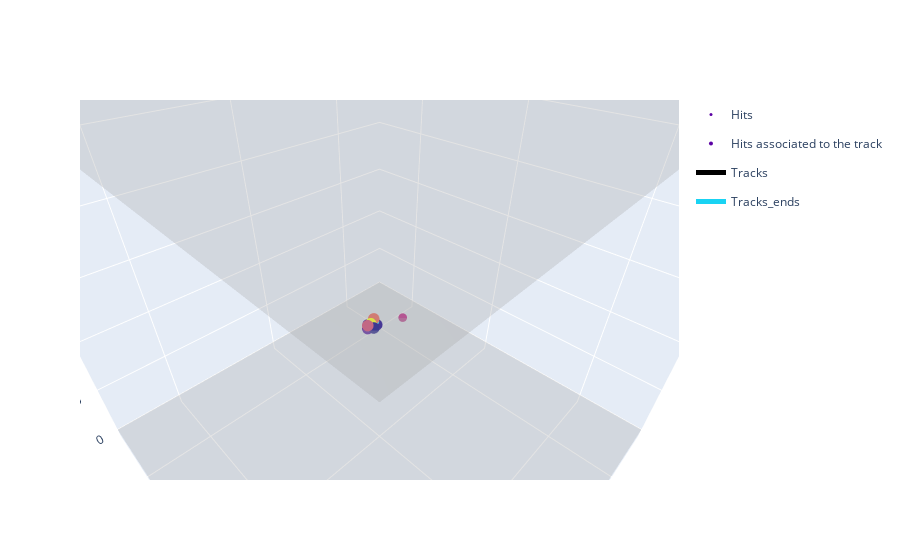

The cell this chart's notebook holds for it:
### Code cell
i_ev = 84

fig = go.Figure()

pos = np.array(list(geom.values())) / 10.

xmin = pos[:, 0].min()
xmax = pos[:, 0].max()
        
ymin = pos[:, 1].min()
ymax = pos[:, 1].max()
       
# -----------------------------------------------------------------------------
# Draw anode planes
# -----------------------------------------------------------------------------
fig.add_traces(draw_anode_cathode_planes(
    geom,
    showscale=False,
    opacity=0.3,
    colorscale='Greys',
))

# -----------------------------------------------------------------------------
# Plot hits in event
# -----------------------------------------------------------------------------

hits_ev = dereference(i_ev, ref=f['charge/events/ref/charge/hits/ref'], region=f['charge/events/ref/charge/hits/ref_region'], data=f['charge/hits/data'])
t0 = min(hits_ev['ts'][0])
traces_hits_ev = []
traces_hits_ev.append(plot_hits_reco3d(
    hits_ev, 
    vdrift = vdrift, 
    t0 = t0,
    showlegend=True,
    legendgroup='Hits',
    mode='markers',
    marker_size=3.))
traces_hits_ev[0].update(showlegend=True, name='Hits')
fig.add_traces(traces_hits_ev)

# -----------------------------------------------------------------------------
# Plot track in event
# -----------------------------------------------------------------------------

tracks_ev = dereference(i_ev, ref=f['charge/events/ref/combined/tracklets/ref'], region=f['charge/events/ref/combined/tracklets/ref_region'], data=f['combined/tracklets/data'])
trk_pool = tracks_ev['id'][0]

traces_tracks_ev = []
traces_tracks_ends_ev = []
traces_hits_trk = []

for trk_id in trk_pool:
    print(trk_id)
    if np.ma.is_masked(trk_id):
        print("no valid tracks")
        continue
        
    ###############
    # Plot track segments
    ###############
    mask = tracks_ev['id'] == trk_id
    this_trk = tracks_ev[mask]

    traces_tracks_ev.append(plot_track_reco3d(
        this_trk, 
        showlegend=True,
        legendgroup='Tracks',
        marker_size=3.,
        line_width = 5.
    ))
    
    ###############
    # Plot track ends
    ###############
    track_start = this_trk['start']
    track_end = this_trk['end']

    traces_tracks_ends_ev.append(plot_track_ends(
        track_start,
        track_end,
        showlegend=True,
        legendgroup='Track_ends',
        marker_size=3.,
        line_width = 5.
    ))
    
    ###############
    # Plot hits in track
    ###############
    hits_trk = dereference(trk_id, ref=f['combined/tracklets/ref/charge/hits/ref'], region=f['combined/tracklets/ref/charge/hits/ref_region'], data=f['charge/hits/data'])

    traces_hits_trk.append(plot_hits_reco3d(
        hits_trk, 
        vdrift = vdrift, 
        t0 = t0,
        showlegend=True,
        legendgroup='Hits associated to the track',
        mode='markers',
        marker_size=4.))

if len(traces_hits_trk) > 0:
    traces_hits_trk[0].update(showlegend=True, name='Hits associated to the track')
    fig.add_traces(traces_hits_trk)

if len(traces_tracks_ev) > 0:
    traces_tracks_ev[0].update(showlegend=True, name='Tracks')
    fig.add_traces(traces_tracks_ev)

if len(traces_tracks_ends_ev) > 0:
    traces_tracks_ends_ev[0].update(showlegend=True, name='Tracks_ends')
    fig.add_traces(traces_tracks_ends_ev)


fig.update_layout(
    scene = dict(
        xaxis = dict(nticks=4, range=[xmin,xmax],),
        yaxis = dict(nticks=4, range=[ymin,ymax],)
    ))

fig.show()

### Figure 1 — Plotly figure (JSON) as saved in the notebook; plotly's stock layout.template omitted (floating-point values rounded to 4 significant figures)
{"data": [{"colorscale": [[0, "rgb(255,255,255)"], [0.125, "rgb(240,240,240)"], [0.25, "rgb(217,217,217)"], [0.375, "rgb(189,189,189)"], [0.5, "rgb(150,150,150)"], [0.625, "rgb(115,115,115)"], [0.75, "rgb(82,82,82)"], [0.875, "rgb(37,37,37)"], [1, "rgb(0, 0, 0)"]], "opacity": 0.3, "showscale": false, "type": "surface", "x": [-15.3, 15.3], "y": [-15.3, 15.3], "z": [[0, 0], [0, 0]]}, {"colorscale": [[0, "rgb(255,255,255)"], [0.125, "rgb(240,240,240)"], [0.25, "rgb(217,217,217)"], [0.375, "rgb(189,189,189)"], [0.5, "rgb(150,150,150)"], [0.625, "rgb(115,115,115)"], [0.75, "rgb(82,82,82)"], [0.875, "rgb(37,37,37)"], [1, "rgb(0, 0, 0)"]], "opacity": 0.3, "showscale": false, "type": "surface", "x": [-15.3, 15.3], "y": [-15.3, 15.3], "z": [[30, 30], [30, 30]]}, {"legendgroup": "Hits", "marker": {"color": [59.48, 107.7, 35.13, 49.4, 64.86, 28.89, 34.69, 123.0, 129.0, 212.0, 141.2], "size": 3}, "mode": "markers", "name": "Hits", "showlegend": true, "type": "scatter3d", "x": [-9.09, -12.19, -8.646, -8.203, -8.646, -8.646, -9.09, -8.203, -9.09, -8.646, -9.09], "y": [-9.976, -8.646, -10.42, -9.976, -9.976, -9.533, -9.533, -9.976, -9.976, -9.976, -9.976], "z": [0, 0.03027, 0.04541, 0.06055, 0.07568, 0.1514, 0.333, 0.4844, 0.4995, 0.4995, 0.9233]}, {"legendgroup": "Hits associated to the track", "marker": {"color": [59.48, 35.13, 49.4, 64.86, 28.89, 34.69, 123.0, 129.0, 212.0, 141.2], "size": 4}, "mode": "markers", "name": "Hits associated to the track", "showlegend": true, "type": "scatter3d", "x": [-9.09, -8.646, -8.203, -8.646, -8.646, -9.09, -8.203, -9.09, -8.646, -9.09], "y": [-9.976, -10.42, -9.976, -9.976, -9.533, -9.533, -9.976, -9.976, -9.976, -9.976], "z": [0, 0.04541, 0.06055, 0.07568, 0.1514, 0.333, 0.4844, 0.4995, 0.4995, 0.9233]}, {"legendgroup": "Tracks", "line": {"color": [4700.0, 0, 0, 0, 0, 0, 0], "width": 5}, "marker": {"size": 3}, "name": "Tracks", "showlegend": true, "type": "scatter3d", "x": [-8.781, -8.656, -8.656, -8.656, -8.656, -8.656, -8.656, -8.656], "y": [-9.941, -9.98, -9.98, -9.98, -9.98, -9.98, -9.98, -9.98], "z": [0.5805, 0.4474, 0.4474, 0.4474, 0.4474, 0.4474, 0.4474, 0.4474]}, {"legendgroup": "Track_ends", "line": {"width": 5}, "marker": {"size": 3}, "name": "Tracks_ends", "showlegend": true, "type": "scatter3d", "x": [-9.09, -8.241], "y": [-9.801, -10.06], "z": [0.6842, 0.1323]}], "layout": {"autosize": true, "scene": {"aspectmode": "auto", "aspectratio": {"x": 1.007, "y": 1.007, "z": 0.987}, "camera": {"center": {"x": 0, "y": 0, "z": 0}, "eye": {"x": 0.565, "y": 0.565, "z": 0.565}, "projection": {"type": "perspective"}, "up": {"x": 0.001437, "y": -0.001435, "z": 1.0}}, "xaxis": {"nticks": 4, "range": [-15.3, 15.3], "type": "linear"}, "yaxis": {"nticks": 4, "range": [-15.3, 15.3], "type": "linear"}}}}
